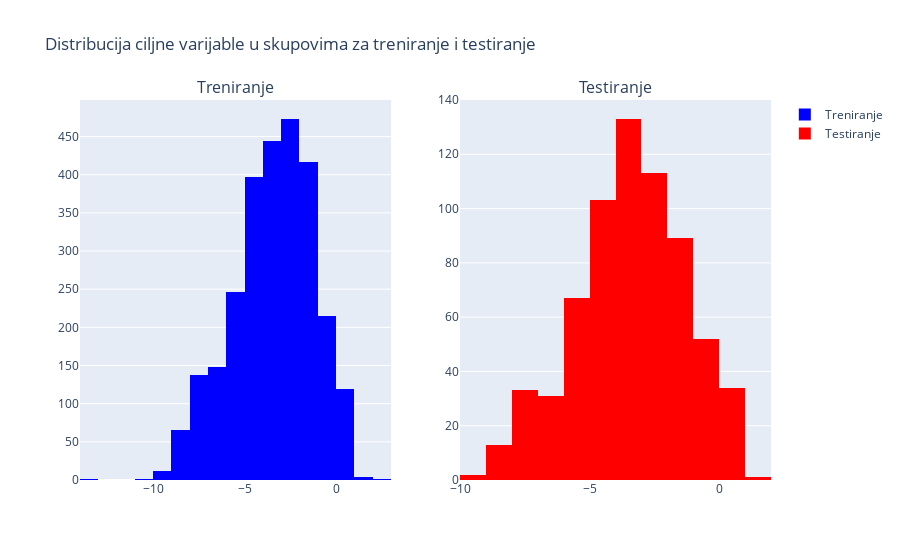

Source (notebook cell):
### Code cell
import plotly.graph_objects as go
from plotly.subplots import make_subplots

# Vizualizacija distribucije ciljne varijable
fig = make_subplots(rows=1, cols=2, subplot_titles=("Treniranje", "Testiranje"))

fig.add_trace(go.Histogram(x=y_train, nbinsx=20, name='Treniranje', marker_color='blue'), row=1, col=1)
fig.add_trace(go.Histogram(x=y_test, nbinsx=20, name='Testiranje', marker_color='red'), row=1, col=2)

fig.update_layout(title_text='Distribucija ciljne varijable u skupovima za treniranje i testiranje')
fig.show()

### Figure 1 — Plotly figure (JSON) as saved in the notebook; plotly's stock layout.template omitted (floating-point values rounded to 4 significant figures; data arrays with more than 128 entries replaced by an {"elided": "..."} marker saying what was removed)
{"data": [{"marker": {"color": "blue"}, "name": "Treniranje", "nbinsx": 20, "type": "histogram", "x": {"elided": "2680 float values"}, "xaxis": "x", "yaxis": "y"}, {"marker": {"color": "red"}, "name": "Testiranje", "nbinsx": 20, "type": "histogram", "x": {"elided": "671 float values"}, "xaxis": "x2", "yaxis": "y2"}], "layout": {"annotations": [{"font": {"size": 16}, "showarrow": false, "text": "Treniranje", "x": 0.225, "xanchor": "center", "xref": "paper", "y": 1, "yanchor": "bottom", "yref": "paper"}, {"font": {"size": 16}, "showarrow": false, "text": "Testiranje", "x": 0.775, "xanchor": "center", "xref": "paper", "y": 1, "yanchor": "bottom", "yref": "paper"}], "title": {"text": "Distribucija ciljne varijable u skupovima za treniranje i testiranje"}, "xaxis": {"anchor": "y", "domain": [0, 0.45]}, "xaxis2": {"anchor": "y2", "domain": [0.55, 1]}, "yaxis": {"anchor": "x", "domain": [0, 1]}, "yaxis2": {"anchor": "x2", "domain": [0, 1]}}}
